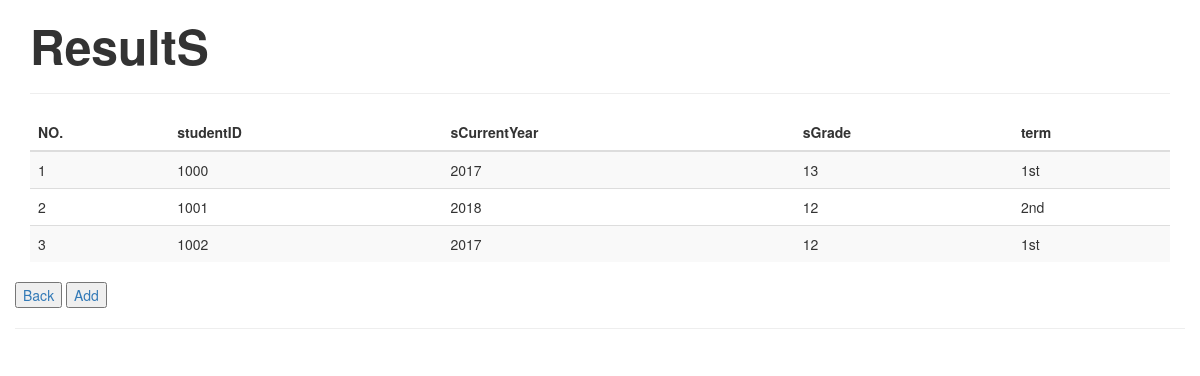
/studyon.php, run on the app's committed database.
### tables this page shows
CREATE TABLE `studyon` (
  `studentID` int(11) NOT NULL,
  `sCurrentYear` int(11) DEFAULT NULL,
  `sGrade` varchar(5) DEFAULT NULL,
  `term` varchar(5) DEFAULT NULL
);

### studyon.php (the view)
<?php
require_once'connection_index.php';
?>
<!DOCTYPE html>
<html lang="en">
<link href="https://maxcdn.bootstrapcdn.com/bootstrap/3.3.0/css/bootstrap.min.css" rel="stylesheet">
<body>
<div class="container">
<div class="row">
<div class="col-md-12">
<h3><b><FONT size='50px'> ResultS </font></b></h3> <hr />
<div class="table-responsive">
<table id="mytable" class="table table-bordred table-striped">
<thead>
<th>NO.</th>
<th>studentID</th>
<th>sCurrentYear </th>
<th>sGrade </th>
<th>term</th>
</thead>
<tbody>
<?php
$sql =mysqli_query($con, "call show_studyon()");
$cnt=1;
$row=mysqli_num_rows($sql);
if($row>0){
while ($result=mysqli_fetch_array($sql)) {
?>
<tr>
<td><?php echo htmlentities($cnt);?></td>
<td><?php echo htmlentities($result['studentID']);?></td>
<td><?php echo htmlentities($result['sCurrentYear']);?></td>
<td><?php echo htmlentities($result['sGrade']);?></td>
<td><?php echo htmlentities($result['term']);?></td>
</tr>
<?php
$cnt++;
} } else { ?>
<tr>
<td colspan="9" style="color:red; font-weight:bold;text-align:center;"> No Record found</td>
</tr>
<?php } ?>
</tbody>
</table>
</div>
</div>
<a href="admin.php"><button >Back</button></a>
<a href="insert_result.php"><button >Add </button></a><hr />
</div>
</div>
</body>
</html>

### data on the page
studyon: studentID "1000", sCurrentYear "2017", sGrade "13", term "1st"
studyon: studentID "1001", sCurrentYear "2018", sGrade "12", term "2nd"
studyon: studentID "1002", sCurrentYear "2017", sGrade "12", term "1st"
